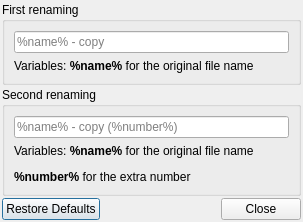
<?xml version="1.0" encoding="UTF-8"?>
<ui version="4.0">
 <class>RenamingRules</class>
 <widget class="QDialog" name="RenamingRules">
  <property name="geometry">
   <rect>
    <x>0</x>
    <y>0</y>
    <width>303</width>
    <height>213</height>
   </rect>
  </property>
  <property name="windowTitle">
   <string>Dialog</string>
  </property>
  <layout class="QVBoxLayout" name="verticalLayout_3">
   <property name="spacing">
    <number>2</number>
   </property>
   <property name="margin">
    <number>2</number>
   </property>
   <item>
    <widget class="QGroupBox" name="groupBox">
     <property name="title">
      <string>First renaming</string>
     </property>
     <layout class="QVBoxLayout" name="verticalLayout">
      <item>
       <widget class="QLineEdit" name="firstRenamingRule">
        <property name="placeholderText">
         <string>%name% - copy</string>
        </property>
       </widget>
      </item>
      <item>
       <widget class="QLabel" name="label_3">
        <property name="text">
         <string>&lt;html&gt;&lt;head/&gt;&lt;body&gt;&lt;p&gt;Variables: &lt;span style=&quot; font-weight:600;&quot;&gt;%name%&lt;/span&gt; for the original file name&lt;/p&gt;&lt;/body&gt;&lt;/html&gt;</string>
        </property>
       </widget>
      </item>
     </layout>
    </widget>
   </item>
   <item>
    <widget class="QGroupBox" name="groupBox_2">
     <property name="title">
      <string>Second renaming</string>
     </property>
     <layout class="QVBoxLayout" name="verticalLayout_2">
      <item>
       <widget class="QLineEdit" name="otherRenamingRule">
        <property name="placeholderText">
         <string>%name% - copy (%number%)</string>
        </property>
       </widget>
      </item>
      <item>
       <widget class="QLabel" name="label_4">
        <property name="text">
         <string>&lt;html&gt;&lt;head/&gt;&lt;body&gt;&lt;p&gt;Variables: &lt;span style=&quot; font-weight:600;&quot;&gt;%name%&lt;/span&gt; for the original file name&lt;/p&gt;&lt;p&gt;&lt;span style=&quot; font-weight:600;&quot;&gt;%number%&lt;/span&gt; for the extra number&lt;/p&gt;&lt;/body&gt;&lt;/html&gt;</string>
        </property>
       </widget>
      </item>
     </layout>
    </widget>
   </item>
   <item>
    <spacer name="verticalSpacer">
     <property name="orientation">
      <enum>Qt::Vertical</enum>
     </property>
     <property name="sizeHint" stdset="0">
      <size>
       <width>20</width>
       <height>1</height>
      </size>
     </property>
    </spacer>
   </item>
   <item>
    <widget class="QDialogButtonBox" name="buttonBox">
     <property name="orientation">
      <enum>Qt::Horizontal</enum>
     </property>
     <property name="standardButtons">
      <set>QDialogButtonBox::Close|QDialogButtonBox::RestoreDefaults</set>
     </property>
    </widget>
   </item>
  </layout>
 </widget>
 <resources/>
 <connections>
  <connection>
   <sender>buttonBox</sender>
   <signal>accepted()</signal>
   <receiver>RenamingRules</receiver>
   <slot>accept()</slot>
   <hints>
    <hint type="sourcelabel">
     <x>248</x>
     <y>254</y>
    </hint>
    <hint type="destinationlabel">
     <x>157</x>
     <y>274</y>
    </hint>
   </hints>
  </connection>
  <connection>
   <sender>buttonBox</sender>
   <signal>rejected()</signal>
   <receiver>RenamingRules</receiver>
   <slot>reject()</slot>
   <hints>
    <hint type="sourcelabel">
     <x>316</x>
     <y>260</y>
    </hint>
    <hint type="destinationlabel">
     <x>286</x>
     <y>274</y>
    </hint>
   </hints>
  </connection>
 </connections>
</ui>
